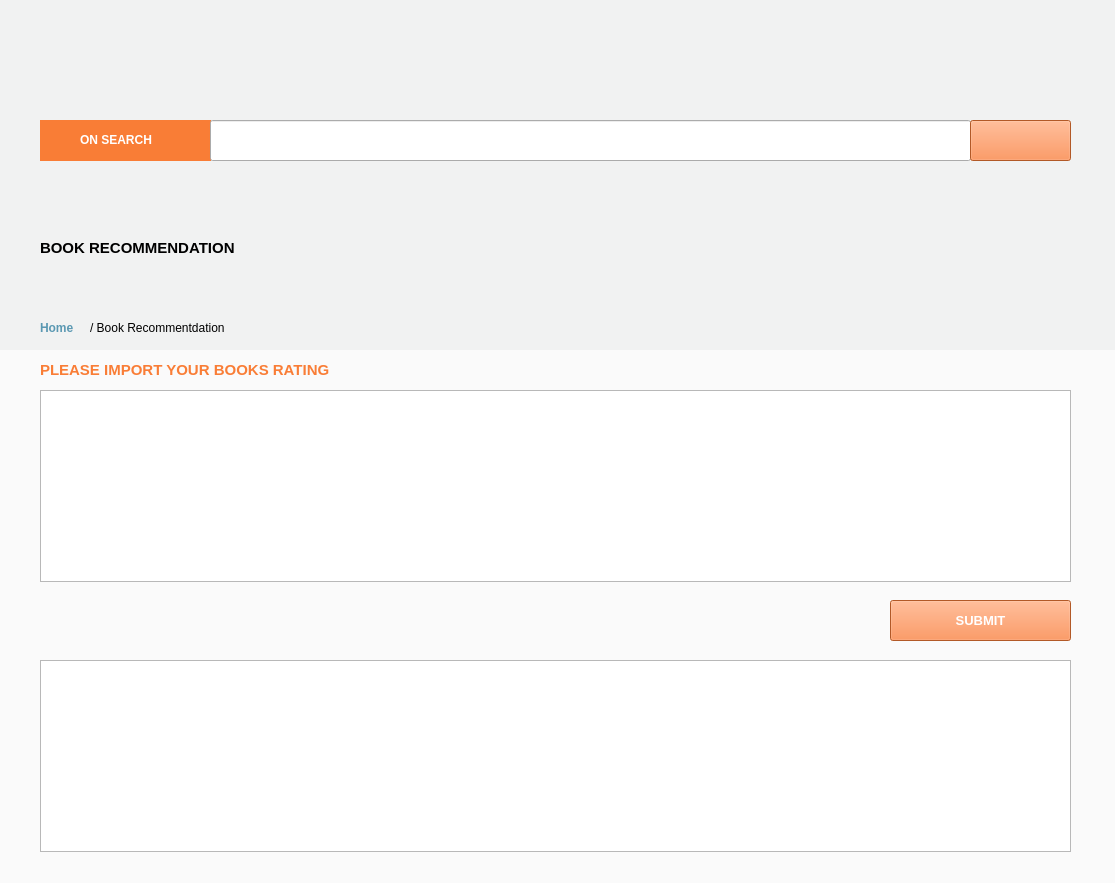
<?xml version="1.0" encoding="UTF-8"?>
<ui version="4.0">
 <class>MainWindow</class>
 <widget class="QMainWindow" name="MainWindow">
  <property name="geometry">
   <rect>
    <x>0</x>
    <y>0</y>
    <width>1115</width>
    <height>883</height>
   </rect>
  </property>
  <property name="windowTitle">
   <string>MainWindow</string>
  </property>
  <widget class="QWidget" name="centralwidget">
   <widget class="QWidget" name="header" native="true">
    <property name="geometry">
     <rect>
      <x>-20</x>
      <y>-10</y>
      <width>1321</width>
      <height>361</height>
     </rect>
    </property>
    <property name="styleSheet">
     <string notr="true">#header{
	background-color: #f1f2f2;
}</string>
    </property>
    <widget class="QLabel" name="THEME">
     <property name="geometry">
      <rect>
       <x>10</x>
       <y>10</y>
       <width>1251</width>
       <height>101</height>
      </rect>
     </property>
     <property name="text">
      <string/>
     </property>
     <property name="pixmap">
      <pixmap>theme.png</pixmap>
     </property>
     <property name="scaledContents">
      <bool>true</bool>
     </property>
    </widget>
    <widget class="QWidget" name="TITLE" native="true">
     <property name="geometry">
      <rect>
       <x>60</x>
       <y>130</y>
       <width>171</width>
       <height>41</height>
      </rect>
     </property>
     <property name="styleSheet">
      <string notr="true">#TITLE{
	background-color: #f97d36;
}</string>
     </property>
     <widget class="QLabel" name="TITLE_2">
      <property name="geometry">
       <rect>
        <x>40</x>
        <y>10</y>
        <width>91</width>
        <height>21</height>
       </rect>
      </property>
      <property name="font">
       <font>
        <family>Nirmala UI</family>
        <pointsize>11</pointsize>
        <weight>75</weight>
        <bold>true</bold>
       </font>
      </property>
      <property name="text">
       <string>&lt;html&gt;&lt;head/&gt;&lt;body&gt;&lt;p&gt;&lt;span style=&quot; font-size:9pt; color:#ffffff;&quot;&gt;ON SEARCH&lt;/span&gt;&lt;/p&gt;&lt;/body&gt;&lt;/html&gt;</string>
      </property>
     </widget>
    </widget>
    <widget class="QLineEdit" name="search_input">
     <property name="geometry">
      <rect>
       <x>230</x>
       <y>130</y>
       <width>761</width>
       <height>41</height>
      </rect>
     </property>
    </widget>
    <widget class="QPushButton" name="bt_search">
     <property name="geometry">
      <rect>
       <x>990</x>
       <y>130</y>
       <width>101</width>
       <height>41</height>
      </rect>
     </property>
     <property name="styleSheet">
      <string notr="true">#bt_search{
	background-color: #f97d36;
}</string>
     </property>
     <property name="text">
      <string/>
     </property>
     <property name="icon">
      <iconset>
       <normaloff>../../Downloads/feather/search.svg</normaloff>../../Downloads/feather/search.svg</iconset>
     </property>
    </widget>
    <widget class="QLabel" name="TILTE">
     <property name="geometry">
      <rect>
       <x>20</x>
       <y>190</y>
       <width>1121</width>
       <height>131</height>
      </rect>
     </property>
     <property name="text">
      <string/>
     </property>
     <property name="pixmap">
      <pixmap>service.png</pixmap>
     </property>
     <property name="scaledContents">
      <bool>true</bool>
     </property>
    </widget>
    <widget class="QLabel" name="TITLE_4">
     <property name="geometry">
      <rect>
       <x>60</x>
       <y>250</y>
       <width>1021</width>
       <height>16</height>
      </rect>
     </property>
     <property name="font">
      <font>
       <pointsize>11</pointsize>
       <weight>75</weight>
       <bold>true</bold>
      </font>
     </property>
     <property name="text">
      <string>BOOK RECOMMENDATION</string>
     </property>
    </widget>
    <widget class="QLabel" name="TILTE_2">
     <property name="geometry">
      <rect>
       <x>60</x>
       <y>330</y>
       <width>51</width>
       <height>16</height>
      </rect>
     </property>
     <property name="font">
      <font>
       <pointsize>9</pointsize>
       <weight>75</weight>
       <bold>true</bold>
      </font>
     </property>
     <property name="text">
      <string>&lt;html&gt;&lt;head/&gt;&lt;body&gt;&lt;p&gt;&lt;span style=&quot; color:#5a98b2;&quot;&gt;Home&lt;/span&gt;&lt;/p&gt;&lt;/body&gt;&lt;/html&gt;</string>
     </property>
    </widget>
    <widget class="QLabel" name="TITLE_3">
     <property name="geometry">
      <rect>
       <x>110</x>
       <y>330</y>
       <width>151</width>
       <height>16</height>
      </rect>
     </property>
     <property name="text">
      <string>/ Book Recommentdation</string>
     </property>
    </widget>
   </widget>
   <widget class="QWidget" name="body" native="true">
    <property name="geometry">
     <rect>
      <x>0</x>
      <y>350</y>
      <width>1131</width>
      <height>601</height>
     </rect>
    </property>
    <property name="styleSheet">
     <string notr="true">#body{
	background-color: #fafafa;
}</string>
    </property>
    <widget class="QTableWidget" name="input_userdata">
     <property name="geometry">
      <rect>
       <x>40</x>
       <y>40</y>
       <width>1031</width>
       <height>192</height>
      </rect>
     </property>
    </widget>
    <widget class="QLabel" name="TITLE_5">
     <property name="geometry">
      <rect>
       <x>40</x>
       <y>10</y>
       <width>1031</width>
       <height>21</height>
      </rect>
     </property>
     <property name="font">
      <font>
       <pointsize>11</pointsize>
       <weight>75</weight>
       <bold>true</bold>
      </font>
     </property>
     <property name="text">
      <string>&lt;html&gt;&lt;head/&gt;&lt;body&gt;&lt;p&gt;&lt;span style=&quot; color:#f97d36;&quot;&gt;PLEASE IMPORT YOUR BOOKS RATING&lt;/span&gt;&lt;/p&gt;&lt;/body&gt;&lt;/html&gt;</string>
     </property>
    </widget>
    <widget class="QPushButton" name="bt_submit">
     <property name="geometry">
      <rect>
       <x>890</x>
       <y>250</y>
       <width>181</width>
       <height>41</height>
      </rect>
     </property>
     <property name="font">
      <font>
       <family>Nirmala UI</family>
       <pointsize>10</pointsize>
       <weight>75</weight>
       <bold>true</bold>
      </font>
     </property>
     <property name="styleSheet">
      <string notr="true">#bt_submit{
	background-color: #f97d36; color: white
}</string>
     </property>
     <property name="text">
      <string>SUBMIT</string>
     </property>
    </widget>
    <widget class="QTableWidget" name="input_userdata_2">
     <property name="geometry">
      <rect>
       <x>40</x>
       <y>310</y>
       <width>1031</width>
       <height>192</height>
      </rect>
     </property>
    </widget>
   </widget>
  </widget>
 </widget>
 <resources/>
 <connections/>
</ui>
